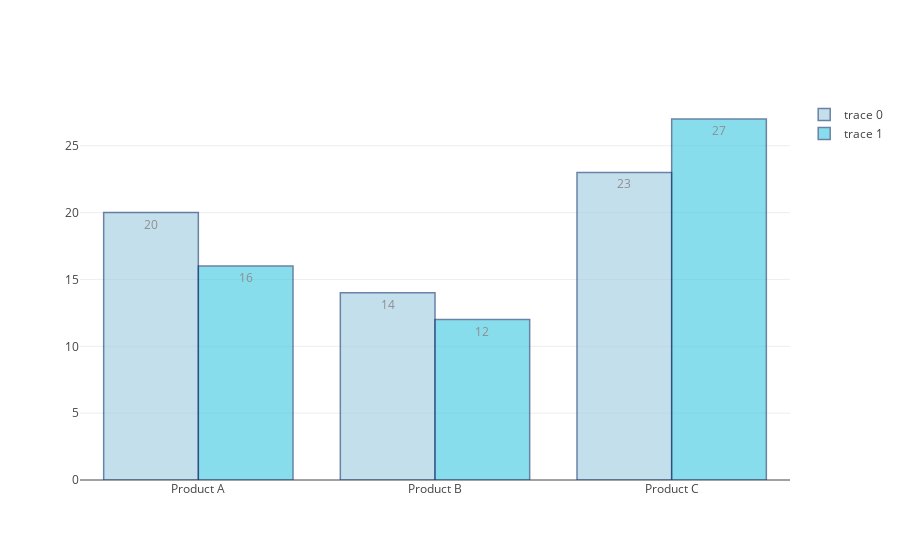

The cell this chart's notebook holds for it:
### Markdown cell above
### Metric 3

### Code cell
x = ['Product A', 'Product B', 'Product C']
y = [20, 14, 23]
y2 = [16,12,27]

trace1 = go.Bar(
    x=x,
    y=y,
    text=y,
    textposition = 'auto',
    marker=dict(
        color='rgb(158,202,225)',
        line=dict(
            color='rgb(8,48,107)',
            width=1.5),
        ),
    opacity=0.6
)

trace2 = go.Bar(
    x=x,
    y=y2,
    text=y2,
    textposition = 'auto',
    marker=dict(
        color='rgb(58,200,225)',
        line=dict(
            color='rgb(8,48,107)',
            width=1.5),
        ),
    opacity=0.6
)

data = [trace1,trace2]

plotly.offline.iplot(
    data, 
    filename='grouped-bar-direct-labels', 
    image='png'
)

### Figure 1 — Plotly figure (JSON) as saved in the notebook; plotly's stock layout.template omitted (floating-point values rounded to 4 significant figures)
{"data": [{"marker": {"color": "rgb(158,202,225)", "line": {"color": "rgb(8,48,107)", "width": 1.5}}, "opacity": 0.6, "text": ["20", "14", "23"], "textposition": "auto", "type": "bar", "uid": "7a3b0ee7-6cb0-458c-bfb8-6c2c859f28bc", "x": ["Product A", "Product B", "Product C"], "y": [20, 14, 23]}, {"marker": {"color": "rgb(58,200,225)", "line": {"color": "rgb(8,48,107)", "width": 1.5}}, "opacity": 0.6, "text": ["16", "12", "27"], "textposition": "auto", "type": "bar", "uid": "c85aef44-2272-4a81-b374-42a9712504bc", "x": ["Product A", "Product B", "Product C"], "y": [16, 12, 27]}], "layout": {}}
